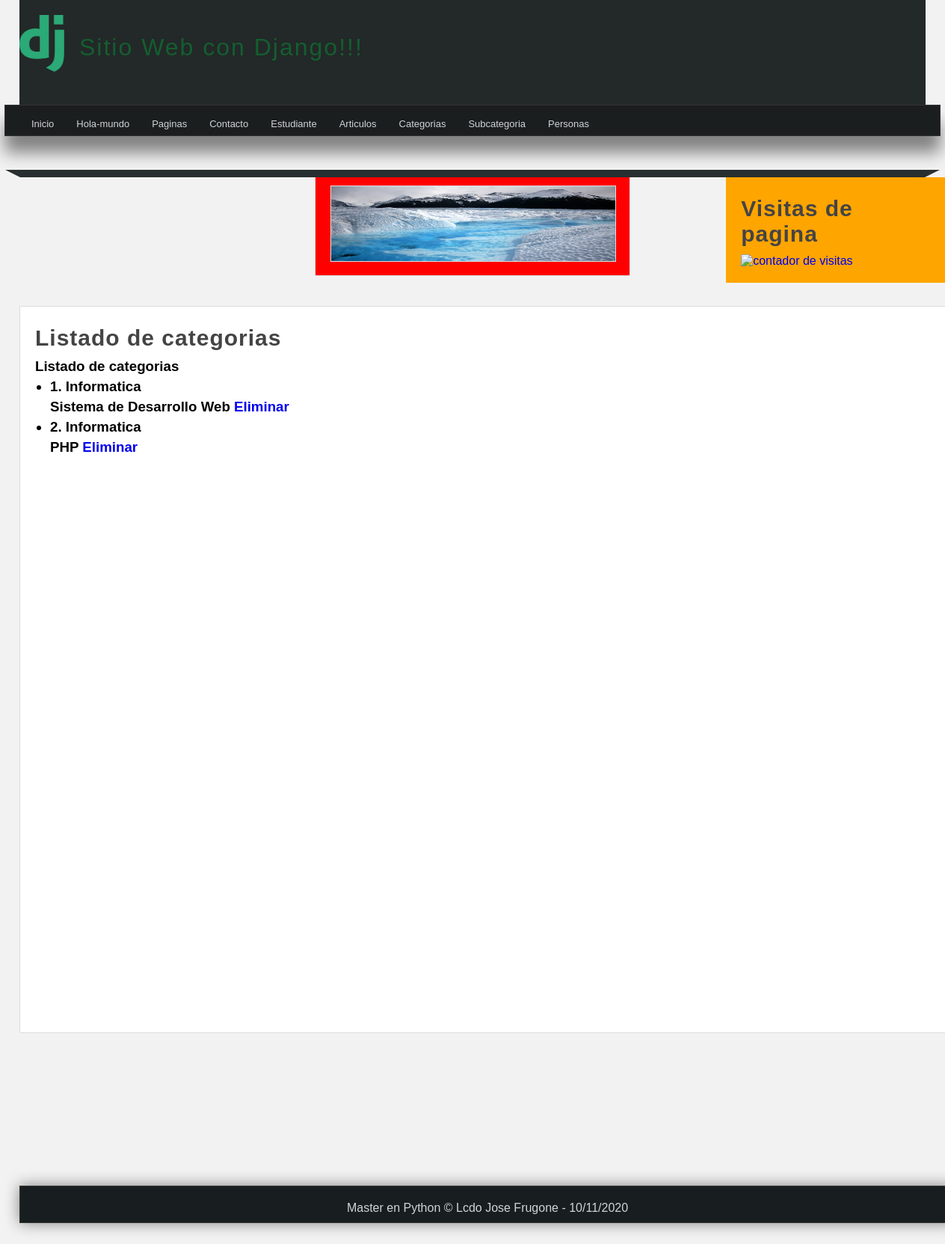
Before: /categorias/ with the older database file.
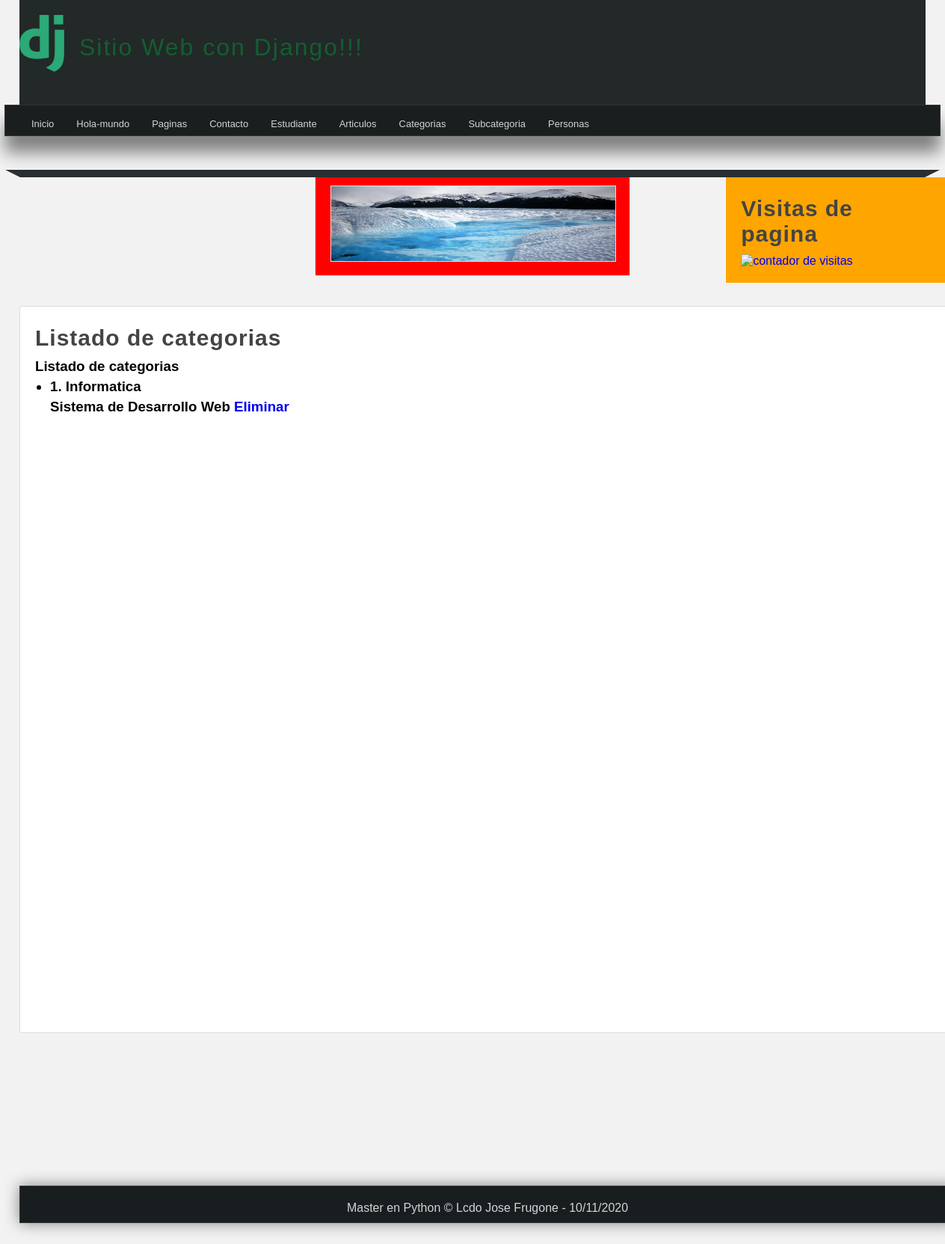
After: the same page with the newer database file.
### miapp/models.py (models this page shows)
class Category(models.Model):
    name = models.CharField(max_length=150,default='Informatica',null=False)
    description = models.CharField(max_length=250,default='Desarrollo Web',null=False)
    created_at = models.DateTimeField(auto_now_add=True)
    updated_at = models.DateTimeField(auto_now=True)

### miapp/views.py (the view)
# urls.py: path('categorias/', views.categoria_gen, name="lista_gen_cat"),
def categoria_gen(request):
    categorias = Category.objects.all()
    return render(request, 'categoria.html',{
        'categorias':categorias
    })

### miapp/templates/categoria.html (shortened to what this page needs)
{% extends 'layout.html' %}
{% block content %}
<h1 class="title">Listado de categorias</h1>
   {% if mensaje1 and mensaje %}
      <h3>{{mensaje1}}</h3>
      <br/>
      <h4>{{mensaje}}</h4>
   {% else %}
      {% if categorias %}
            <h3><p>Listado de categorias</p><h3>
            <ul>
               {% for categoria in categorias %}
                  <li>
                     <h4>{{categoria.id}}. {{categoria.name}}</h4>
                     <p>
                        {{categoria.description}}
                        <a href="{% url 'borrar_categoria' id=categoria.id %}">Eliminar</a>
                     </p>
                  </li>
               {% endfor %}
            </ul>
      {% endif %}
   {% endif %}
<br/>
{% endblock %}

Changed rows visible on the page:
removed Category: id "2", name "Informatica", description "PHP"
